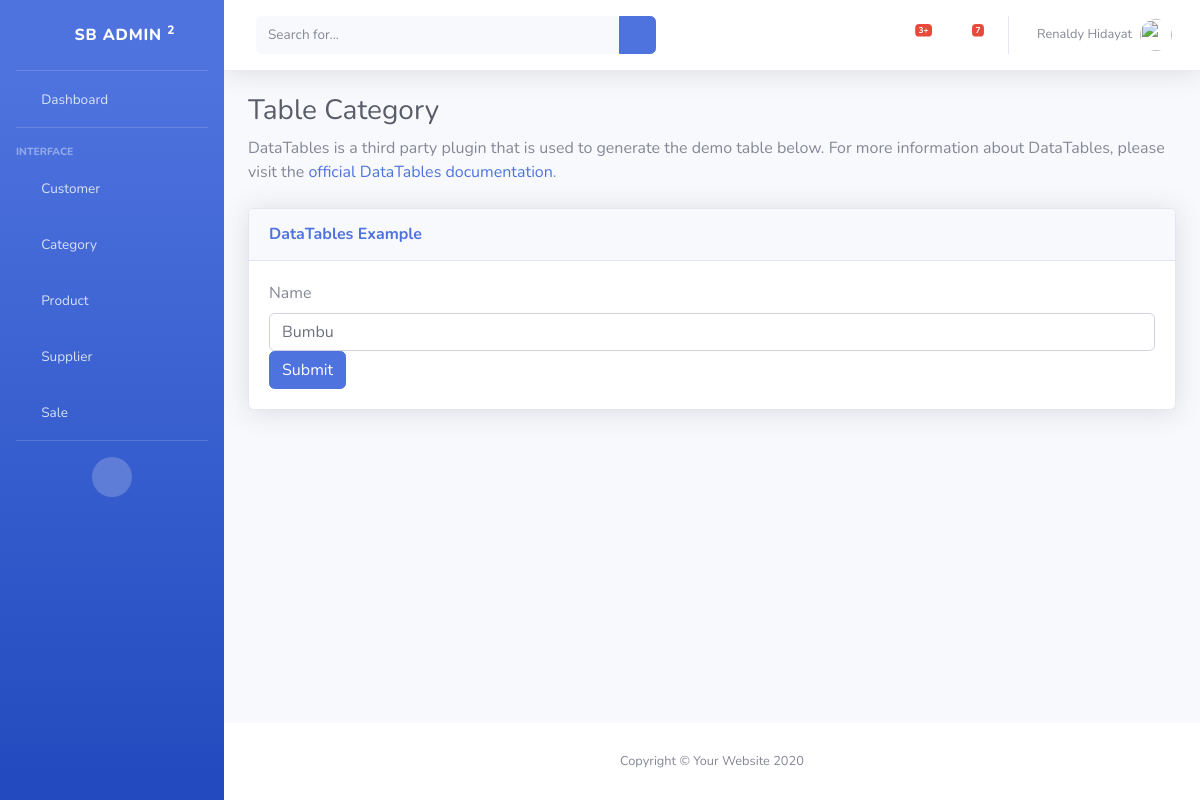
Page /category/update/1 (signed in) on the committed database.
### apps/users/models.py (models this page shows, shortened)
class Users(AbstractBaseUser, Timestamp, PermissionsMixin):
    first_name = models.CharField(max_length=100)
    last_name = models.CharField(max_length=100)
    email = models.EmailField(max_length=200, unique=True)
    phone_number = models.CharField(max_length=13)
    is_admin = models.BooleanField(default=False)
    is_staff = models.BooleanField(default=False)
    is_superuser = models.BooleanField(default=False)
    USERNAME_FIELD = "email"
    REQUIRED_FIELDS = ["first_name", "last_name"]
    objects = UserManager()

### apps/category/models.py (models this page shows, shortened)
class Category(Timestamp):
    name = models.CharField(max_length=100)

### apps/category/views.py (the view, shortened to what this page needs)
class CategoryUpdateView(LoginRequiredMixin, View):
    redirect_field_name: Any = "/auth/login"
    def get(self, request, id):
        category = Category.objects.get(id=id)
        form = CategoryForm(instance=category)
        context = {"form": form, "category": category}
        return render(request, "category/update.html", context)

### apps/category/forms.py
class CategoryForm(forms.ModelForm):
    name = forms.CharField(widget=forms.TextInput(attrs={"class": "form-control"}))
    class Meta:
        model = Category
        fields = ["name"]

### public/templates/category/update.html (shortened to what this page needs)
{% extends 'layouts/base.html' %} {% block content %}
<h1 class="h3 mb-2 text-gray-800">Table Category</h1>
<p class="mb-4">
  DataTables is a third party plugin that is used to generate the demo table
  below. For more information about DataTables, please visit the
  <a target="_blank" href="https://datatables.net"
    >official DataTables documentation</a
  >.
</p>
<div class="card shadow mb-4">
  <div class="card-header py-3">
    <h6 class="m-0 font-weight-bold text-primary">DataTables Example</h6>
  </div>
  <div class="card-body">
    <form action="{% url 'updatecategory' category.id %}" method="post">
      <div>
        <label for="Name">Name</label>
        {{form.name}}
      </div>
      <button class="btn btn-primary btn-md">Submit</button>
    </form>
  </div>
</div>
{% endblock %}

### public/templates/layouts/topbar.html (shortened to what this page needs)
<nav
  class="navbar navbar-expand navbar-light bg-white topbar mb-4 static-top shadow"
>
  <form
    class="d-none d-sm-inline-block form-inline mr-auto ml-md-3 my-2 my-md-0 mw-100 navbar-search"
  >
    <div class="input-group">
      <input
        type="text"
        class="form-control bg-light border-0 small"
        placeholder="Search for..."
        aria-label="Search"
        aria-describedby="basic-addon2"
      />
      <div class="input-group-append">
        <button class="btn btn-primary" type="button">
          <i class="fas fa-search fa-sm"></i>
        </button>
      </div>
    </div>
  </form>
  <ul class="navbar-nav ml-auto">
    <li class="nav-item dropdown no-arrow mx-1">
      <a
        class="nav-link dropdown-toggle"
        href="#"
        id="alertsDropdown"
        role="button"
        data-toggle="dropdown"
        aria-haspopup="true"
        aria-expanded="false"
      >
        <i class="fas fa-bell fa-fw"></i>
        <span class="badge badge-danger badge-counter">3+</span>
      </a>
    </li>
    <li class="nav-item dropdown no-arrow mx-1">
      <a
        class="nav-link dropdown-toggle"
        href="#"
        id="messagesDropdown"
        role="button"
        data-toggle="dropdown"
        aria-haspopup="true"
        aria-expanded="false"
      >
        <i class="fas fa-envelope fa-fw"></i>
        <span class="badge badge-danger badge-counter">7</span>
      </a>
    </li>
    <li class="nav-item dropdown no-arrow">
      <a
        class="nav-link dropdown-toggle"
        href="#"
        id="userDropdown"
        role="button"
        data-toggle="dropdown"
        aria-haspopup="true"
        aria-expanded="false"
      >
        <span class="mr-2 d-none d-lg-inline text-gray-600 small"
          >{{request.user.first_name}} {{request.user.last_name}}</span
        >
        <img
          class="img-profile rounded-circle"
          src="/static/img/undraw_profile.svg"
        />
      </a>
    </li>
  </ul>
</nav>

### rows in the picture
Users: user.first_name "Renaldy", user.last_name "Hidayat"
Category: name "Bumbu"
